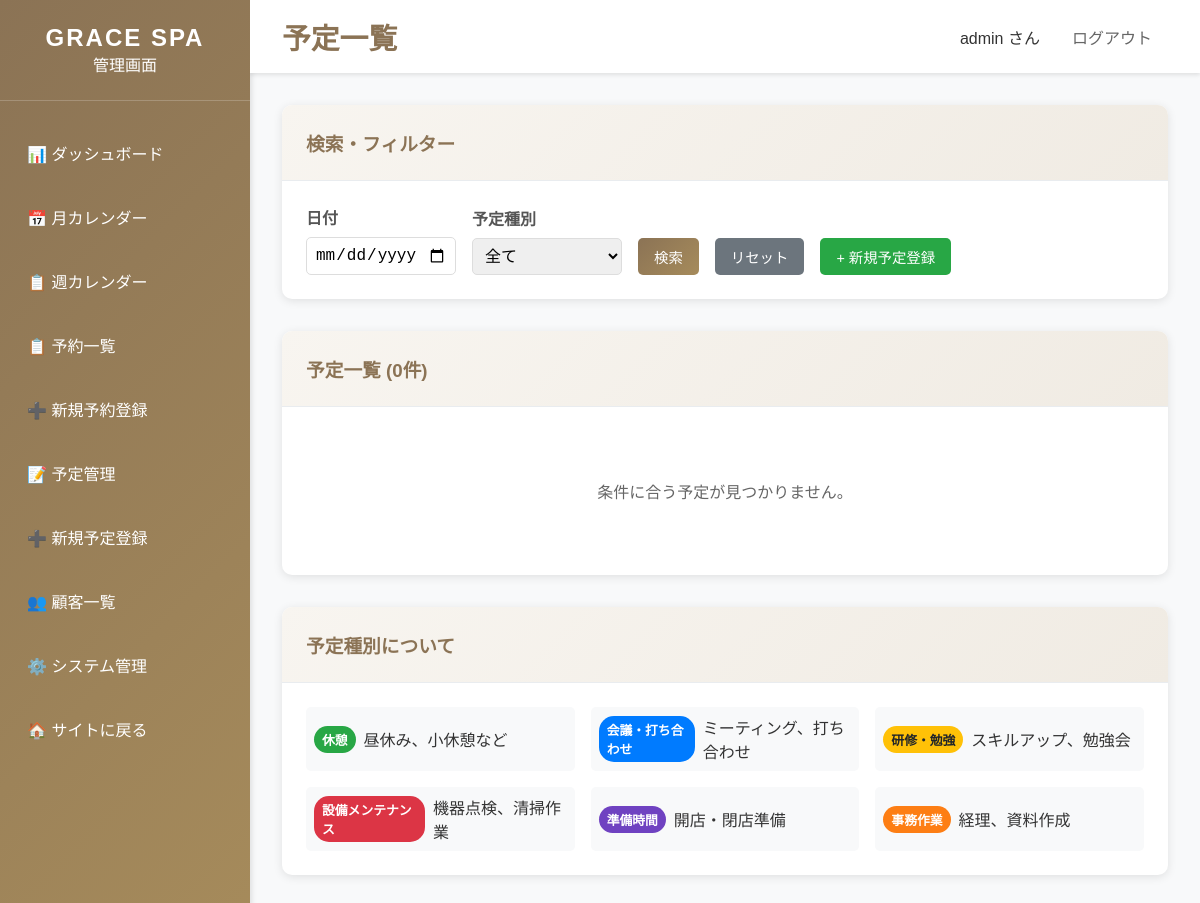
The page /dashboard/schedules/ (signed in) on the database as committed earlier.
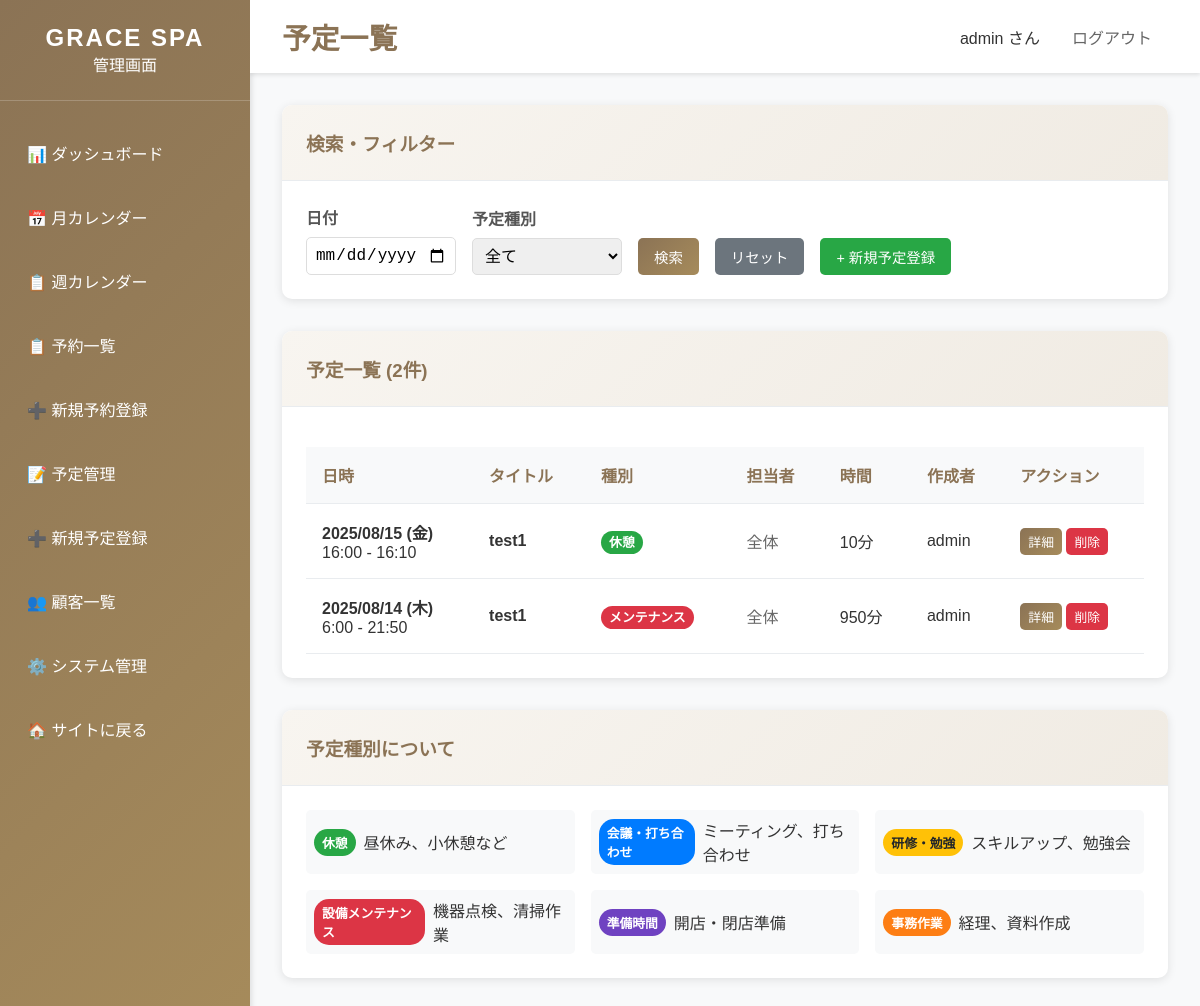
The same page on the database as committed later.
### bookings/models.py (models this page shows, shortened)
class Schedule(models.Model):
    SCHEDULE_TYPE_CHOICES = [
        ('break', '休憩'),
        ('meeting', '会議・打ち合わせ'),
        ('training', '研修・勉強'),
        ('maintenance', 'メンテナンス'),
        ('preparation', '準備・片付け'),
        ('admin', '事務作業'),
        ('other', 'その他'),
    ]
    title = models.CharField('タイトル', max_length=100)
    schedule_type = models.CharField('予定種別', max_length=20, choices=SCHEDULE_TYPE_CHOICES)
    therapist = models.ForeignKey(
        Therapist,
        on_delete=models.CASCADE,
        null=True,
        blank=True,
        verbose_name='担当者',
        help_text='特定の施術者に関連する予定の場合のみ選択'
    )
    schedule_date = models.DateField('予定日')
    start_time = models.TimeField('開始時間')
    end_time = models.TimeField('終了時間')
    description = models.TextField('詳細・備考', blank=True)
    is_recurring = models.BooleanField('繰り返し予定', default=False)
    is_active = models.BooleanField('有効', default=True)
    created_by = models.CharField('作成者', max_length=100, default='system')
    created_at = models.DateTimeField('作成日時', auto_now_add=True)
    updated_at = models.DateTimeField('更新日時', auto_now=True)
    class Meta:
        verbose_name = '予定'
        verbose_name_plural = '予定'
        ordering = ['-schedule_date', 'start_time']
    @property
    def duration_minutes(self):
        start_datetime = datetime.datetime.combine(self.schedule_date, self.start_time)
        end_datetime = datetime.datetime.combine(self.schedule_date, self.end_time)
        duration = end_datetime - start_datetime
        return int(duration.total_seconds() / 60)

### dashboard/views.py (the view)
# urls.py: path('dashboard/schedules/', views.schedule_list, name='schedule_list'),
@staff_member_required
def schedule_list(request):
    try:
        date_filter = request.GET.get('date', '')
        type_filter = request.GET.get('type', '')
        schedules = Schedule.objects.filter(is_active=True)
        if date_filter:
            try:
                filter_date = datetime.strptime(date_filter, '%Y-%m-%d').date()
                schedules = schedules.filter(schedule_date=filter_date)
            except ValueError:
                pass
        if type_filter:
            schedules = schedules.filter(schedule_type=type_filter)
        schedules = schedules.order_by('-schedule_date', 'start_time')
        context = {
            'title': '予定一覧 - GRACE SPA管理画面',
            'schedules': schedules,
            'type_choices': Schedule.SCHEDULE_TYPE_CHOICES,
            'current_date': date_filter,
            'current_type': type_filter,
        }
        return render(request, 'dashboard/schedule_list.html', context)
    except:
        messages.error(request, 'Scheduleモデルがマイグレーションされていません。まずマイグレーションを実行してください。')
        return redirect('dashboard:home')

### templates/dashboard/schedule_list.html (shortened to what the changed rows need)
{% extends 'dashboard/base_dashboard.html' %}
{% block page_title %}予定一覧{% endblock %}
{% block content %}
<div class="card">
    <div class="card-header">
        <h3>予定一覧 ({{ schedules.count }}件)</h3>
    </div>
    <div class="card-body">
        {% if schedules %}
            <table class="table">
                <thead>
                    <tr>
                        <th>日時</th>
                        <th>タイトル</th>
                        <th>種別</th>
                        <th>担当者</th>
                        <th>時間</th>
                        <th>作成者</th>
                        <th>アクション</th>
                    </tr>
                </thead>
                <tbody>
                    {% for schedule in schedules %}
                    <tr>
                        <td>
                            <strong>{{ schedule.schedule_date|date:"Y/m/d (D)" }}</strong><br>
                            {{ schedule.start_time }} - {{ schedule.end_time }}
                        </td>
                        <td>
                            <strong>{{ schedule.title }}</strong>
                        </td>
                        <td>
                            <span class="schedule-type-badge type-{{ schedule.schedule_type }}">
                                {{ schedule.get_schedule_type_display }}
                            </span>
                        </td>
                        <td>
                            {% if schedule.therapist %}
                                {{ schedule.therapist.display_name }}
                            {% else %}
                                <span style="color: #666;">全体</span>
                            {% endif %}
                        </td>
                        <td>{{ schedule.duration_minutes }}分</td>
                        <td>{{ schedule.created_by }}</td>
                        <td>
                            <a href="{% url 'dashboard:schedule_detail' schedule.id %}" class="btn btn-primary btn-sm">詳細</a>
                            <a href="{% url 'dashboard:schedule_delete' schedule.id %}" class="btn btn-danger btn-sm"
                               onclick="return confirm('予定「{{ schedule.title }}」を削除しますか？')">削除</a>
                        </td>
                    </tr>
                    {% endfor %}
                </tbody>
            </table>
        {% else %}
            <p style="text-align: center; color: #666; padding: 3rem;">
                条件に合う予定が見つかりません。
            </p>
        {% endif %}
    </div>
</div>
{% endblock %}

Rows that differ between the two databases and show on the page:
added Schedule: schedule_date "2025/08/15 (金)", start_time "16:00", end_time "16:10", title "test1", schedule_type "休憩", shows "全体", duration_minutes "10", created_by "admin"
added Schedule: schedule_date "2025/08/14 (木)", start_time "6:00", end_time "21:50", title "test1", schedule_type "メンテナンス", shows "全体", duration_minutes "950", created_by "admin"
Other text that changed with them:
{{ schedules.count }}: "0" → "2"
text no longer shown: "条件に合う予定が見つかりません。"
text now shown: "日時 タイトル 種別 担当者 時間 作成者 アクション"
